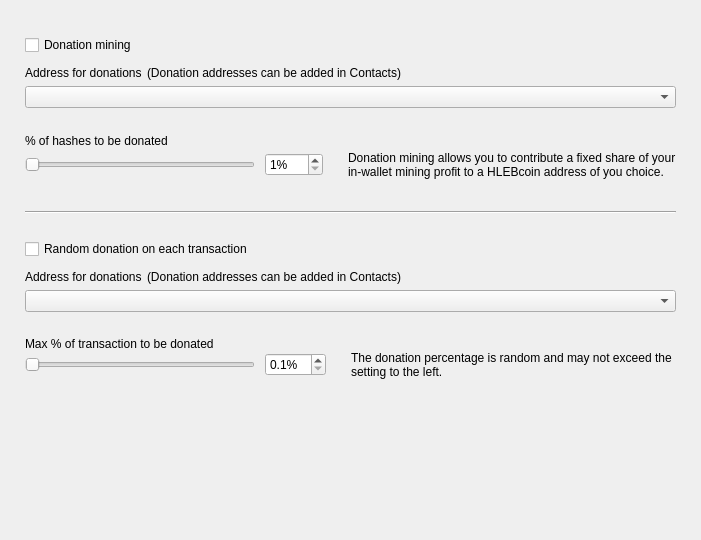
<?xml version="1.0" encoding="UTF-8"?>
<ui version="4.0">
 <class>DonationOptionsFrame</class>
 <widget class="QFrame" name="DonationOptionsFrame">
  <property name="geometry">
   <rect>
    <x>0</x>
    <y>0</y>
    <width>701</width>
    <height>540</height>
   </rect>
  </property>
  <property name="windowTitle">
   <string>Frame</string>
  </property>
  <property name="frameShape">
   <enum>QFrame::NoFrame</enum>
  </property>
  <property name="frameShadow">
   <enum>QFrame::Raised</enum>
  </property>
  <layout class="QVBoxLayout" name="verticalLayout">
   <property name="spacing">
    <number>10</number>
   </property>
   <property name="leftMargin">
    <number>25</number>
   </property>
   <property name="topMargin">
    <number>35</number>
   </property>
   <property name="rightMargin">
    <number>25</number>
   </property>
   <property name="bottomMargin">
    <number>0</number>
   </property>
   <item>
    <widget class="QCheckBox" name="m_enableDonationMiningCheck">
     <property name="text">
      <string>Donation mining</string>
     </property>
    </widget>
   </item>
   <item>
    <widget class="QFrame" name="m_donationMiningFrame">
     <property name="frameShape">
      <enum>QFrame::NoFrame</enum>
     </property>
     <property name="frameShadow">
      <enum>QFrame::Raised</enum>
     </property>
     <layout class="QGridLayout" name="gridLayout" columnstretch="1,0,0,1">
      <property name="leftMargin">
       <number>0</number>
      </property>
      <property name="topMargin">
       <number>0</number>
      </property>
      <property name="rightMargin">
       <number>0</number>
      </property>
      <property name="bottomMargin">
       <number>0</number>
      </property>
      <property name="horizontalSpacing">
       <number>10</number>
      </property>
      <property name="verticalSpacing">
       <number>0</number>
      </property>
      <item row="2" column="0" colspan="4">
       <widget class="QComboBox" name="m_donationMiningAddressCombo"/>
      </item>
      <item row="3" column="0" colspan="4">
       <spacer name="verticalSpacer_2">
        <property name="orientation">
         <enum>Qt::Vertical</enum>
        </property>
        <property name="sizeType">
         <enum>QSizePolicy::Fixed</enum>
        </property>
        <property name="sizeHint" stdset="0">
         <size>
          <width>20</width>
          <height>25</height>
         </size>
        </property>
       </spacer>
      </item>
      <item row="4" column="0" colspan="4">
       <widget class="WalletGui::WalletNormalBlackTextLabel" name="label_2">
        <property name="minimumSize">
         <size>
          <width>0</width>
          <height>16</height>
         </size>
        </property>
        <property name="text">
         <string>% of hashes to be donated</string>
        </property>
        <property name="indent">
         <number>0</number>
        </property>
       </widget>
      </item>
      <item row="5" column="1">
       <widget class="QSpinBox" name="m_donationMiningAmountSpin">
        <property name="suffix">
         <string>%</string>
        </property>
        <property name="minimum">
         <number>1</number>
        </property>
        <property name="maximum">
         <number>100</number>
        </property>
       </widget>
      </item>
      <item row="5" column="0">
       <widget class="QSlider" name="m_donationMiningAmountSlider">
        <property name="maximumSize">
         <size>
          <width>230</width>
          <height>16777215</height>
         </size>
        </property>
        <property name="minimum">
         <number>1</number>
        </property>
        <property name="maximum">
         <number>100</number>
        </property>
        <property name="orientation">
         <enum>Qt::Horizontal</enum>
        </property>
       </widget>
      </item>
      <item row="5" column="2">
       <spacer name="horizontalSpacer">
        <property name="orientation">
         <enum>Qt::Horizontal</enum>
        </property>
        <property name="sizeType">
         <enum>QSizePolicy::Fixed</enum>
        </property>
        <property name="sizeHint" stdset="0">
         <size>
          <width>5</width>
          <height>20</height>
         </size>
        </property>
       </spacer>
      </item>
      <item row="5" column="3" alignment="Qt::AlignVCenter">
       <widget class="WalletGui::WalletSmallGrayTextLabel" name="m_donationMiningCommentLabel">
        <property name="minimumSize">
         <size>
          <width>0</width>
          <height>32</height>
         </size>
        </property>
        <property name="text">
         <string>Donation mining allows you to contribute a fixed share of your in-wallet mining profit to a HLEBcoin address of you choice.</string>
        </property>
        <property name="wordWrap">
         <bool>true</bool>
        </property>
        <property name="indent">
         <number>0</number>
        </property>
       </widget>
      </item>
      <item row="1" column="0" colspan="4">
       <spacer name="verticalSpacer_6">
        <property name="orientation">
         <enum>Qt::Vertical</enum>
        </property>
        <property name="sizeType">
         <enum>QSizePolicy::Fixed</enum>
        </property>
        <property name="sizeHint" stdset="0">
         <size>
          <width>20</width>
          <height>5</height>
         </size>
        </property>
       </spacer>
      </item>
      <item row="0" column="0" colspan="4">
       <layout class="QHBoxLayout" name="horizontalLayout" stretch="0,1">
        <property name="spacing">
         <number>5</number>
        </property>
        <property name="leftMargin">
         <number>0</number>
        </property>
        <item>
         <widget class="WalletGui::WalletNormalBlackTextLabel" name="label">
          <property name="minimumSize">
           <size>
            <width>0</width>
            <height>16</height>
           </size>
          </property>
          <property name="text">
           <string>Address for donations</string>
          </property>
          <property name="indent">
           <number>0</number>
          </property>
         </widget>
        </item>
        <item>
         <widget class="WalletGui::WalletSmallGrayTextLabel" name="label_5">
          <property name="text">
           <string>(Donation addresses can be added in Contacts)</string>
          </property>
         </widget>
        </item>
       </layout>
      </item>
     </layout>
    </widget>
   </item>
   <item>
    <spacer name="verticalSpacer_3">
     <property name="orientation">
      <enum>Qt::Vertical</enum>
     </property>
     <property name="sizeType">
      <enum>QSizePolicy::Fixed</enum>
     </property>
     <property name="sizeHint" stdset="0">
      <size>
       <width>20</width>
       <height>20</height>
      </size>
     </property>
    </spacer>
   </item>
   <item>
    <widget class="Line" name="line">
     <property name="frameShadow">
      <enum>QFrame::Sunken</enum>
     </property>
     <property name="orientation">
      <enum>Qt::Horizontal</enum>
     </property>
    </widget>
   </item>
   <item>
    <spacer name="verticalSpacer_4">
     <property name="orientation">
      <enum>Qt::Vertical</enum>
     </property>
     <property name="sizeType">
      <enum>QSizePolicy::Fixed</enum>
     </property>
     <property name="sizeHint" stdset="0">
      <size>
       <width>20</width>
       <height>15</height>
      </size>
     </property>
    </spacer>
   </item>
   <item>
    <widget class="QCheckBox" name="m_enableDonationChangeCheck">
     <property name="text">
      <string>Random donation on each transaction</string>
     </property>
    </widget>
   </item>
   <item>
    <widget class="QFrame" name="m_donationChangeFrame">
     <property name="frameShape">
      <enum>QFrame::NoFrame</enum>
     </property>
     <property name="frameShadow">
      <enum>QFrame::Raised</enum>
     </property>
     <layout class="QGridLayout" name="gridLayout_2" columnstretch="1,0,0,1">
      <property name="leftMargin">
       <number>0</number>
      </property>
      <property name="topMargin">
       <number>0</number>
      </property>
      <property name="rightMargin">
       <number>0</number>
      </property>
      <property name="bottomMargin">
       <number>0</number>
      </property>
      <property name="horizontalSpacing">
       <number>10</number>
      </property>
      <property name="verticalSpacing">
       <number>0</number>
      </property>
      <item row="3" column="0" colspan="4">
       <spacer name="verticalSpacer_5">
        <property name="orientation">
         <enum>Qt::Vertical</enum>
        </property>
        <property name="sizeType">
         <enum>QSizePolicy::Fixed</enum>
        </property>
        <property name="sizeHint" stdset="0">
         <size>
          <width>20</width>
          <height>25</height>
         </size>
        </property>
       </spacer>
      </item>
      <item row="4" column="0" colspan="4">
       <widget class="WalletGui::WalletNormalBlackTextLabel" name="label_3">
        <property name="text">
         <string>Max % of transaction to be donated</string>
        </property>
        <property name="indent">
         <number>0</number>
        </property>
       </widget>
      </item>
      <item row="5" column="0">
       <widget class="QSlider" name="m_donationChangeAmountSlider">
        <property name="maximumSize">
         <size>
          <width>230</width>
          <height>16777215</height>
         </size>
        </property>
        <property name="minimum">
         <number>1</number>
        </property>
        <property name="maximum">
         <number>100</number>
        </property>
        <property name="orientation">
         <enum>Qt::Horizontal</enum>
        </property>
       </widget>
      </item>
      <item row="2" column="0" colspan="4">
       <widget class="QComboBox" name="m_donationChangeAddressCombo"/>
      </item>
      <item row="5" column="3" alignment="Qt::AlignVCenter">
       <widget class="WalletGui::WalletSmallGrayTextLabel" name="m_donationChangeCommentLabel">
        <property name="text">
         <string>The donation percentage is random and may not exceed the setting to the left.</string>
        </property>
        <property name="wordWrap">
         <bool>true</bool>
        </property>
        <property name="indent">
         <number>0</number>
        </property>
       </widget>
      </item>
      <item row="5" column="1">
       <widget class="QDoubleSpinBox" name="m_donationChangeAmountSpin">
        <property name="suffix">
         <string>%</string>
        </property>
        <property name="decimals">
         <number>1</number>
        </property>
        <property name="minimum">
         <double>0.100000000000000</double>
        </property>
        <property name="maximum">
         <double>10.000000000000000</double>
        </property>
        <property name="singleStep">
         <double>0.100000000000000</double>
        </property>
       </widget>
      </item>
      <item row="5" column="2">
       <spacer name="horizontalSpacer_2">
        <property name="orientation">
         <enum>Qt::Horizontal</enum>
        </property>
        <property name="sizeType">
         <enum>QSizePolicy::Fixed</enum>
        </property>
        <property name="sizeHint" stdset="0">
         <size>
          <width>5</width>
          <height>20</height>
         </size>
        </property>
       </spacer>
      </item>
      <item row="1" column="0" colspan="4">
       <spacer name="verticalSpacer_7">
        <property name="orientation">
         <enum>Qt::Vertical</enum>
        </property>
        <property name="sizeType">
         <enum>QSizePolicy::Fixed</enum>
        </property>
        <property name="sizeHint" stdset="0">
         <size>
          <width>20</width>
          <height>5</height>
         </size>
        </property>
       </spacer>
      </item>
      <item row="0" column="0" colspan="4">
       <layout class="QHBoxLayout" name="horizontalLayout_2" stretch="0,1">
        <property name="spacing">
         <number>5</number>
        </property>
        <property name="leftMargin">
         <number>0</number>
        </property>
        <item>
         <widget class="WalletGui::WalletNormalBlackTextLabel" name="label_4">
          <property name="minimumSize">
           <size>
            <width>0</width>
            <height>16</height>
           </size>
          </property>
          <property name="text">
           <string>Address for donations</string>
          </property>
          <property name="indent">
           <number>0</number>
          </property>
         </widget>
        </item>
        <item>
         <widget class="WalletGui::WalletSmallGrayTextLabel" name="label_6">
          <property name="text">
           <string>(Donation addresses can be added in Contacts)</string>
          </property>
         </widget>
        </item>
       </layout>
      </item>
     </layout>
    </widget>
   </item>
   <item>
    <spacer name="verticalSpacer">
     <property name="orientation">
      <enum>Qt::Vertical</enum>
     </property>
     <property name="sizeType">
      <enum>QSizePolicy::Expanding</enum>
     </property>
     <property name="sizeHint" stdset="0">
      <size>
       <width>20</width>
       <height>10</height>
      </size>
     </property>
    </spacer>
   </item>
  </layout>
 </widget>
 <customwidgets>
  <customwidget>
   <class>WalletGui::WalletSmallGrayTextLabel</class>
   <extends>QLabel</extends>
   <header>Gui/Common/WalletTextLabel.h</header>
  </customwidget>
  <customwidget>
   <class>WalletGui::WalletNormalBlackTextLabel</class>
   <extends>QLabel</extends>
   <header>Gui/Common/WalletTextLabel.h</header>
  </customwidget>
 </customwidgets>
 <resources/>
 <connections>
  <connection>
   <sender>m_enableDonationMiningCheck</sender>
   <signal>toggled(bool)</signal>
   <receiver>m_donationMiningFrame</receiver>
   <slot>setEnabled(bool)</slot>
   <hints>
    <hint type="sourcelabel">
     <x>353</x>
     <y>41</y>
    </hint>
    <hint type="destinationlabel">
     <x>350</x>
     <y>115</y>
    </hint>
   </hints>
  </connection>
  <connection>
   <sender>m_donationMiningAmountSlider</sender>
   <signal>valueChanged(int)</signal>
   <receiver>DonationOptionsFrame</receiver>
   <slot>donationMiningAmountChanged(int)</slot>
   <hints>
    <hint type="sourcelabel">
     <x>187</x>
     <y>155</y>
    </hint>
    <hint type="destinationlabel">
     <x>350</x>
     <y>269</y>
    </hint>
   </hints>
  </connection>
  <connection>
   <sender>m_donationMiningAmountSpin</sender>
   <signal>valueChanged(int)</signal>
   <receiver>DonationOptionsFrame</receiver>
   <slot>donationMiningAmountChanged(int)</slot>
   <hints>
    <hint type="sourcelabel">
     <x>391</x>
     <y>155</y>
    </hint>
    <hint type="destinationlabel">
     <x>350</x>
     <y>269</y>
    </hint>
   </hints>
  </connection>
  <connection>
   <sender>m_enableDonationChangeCheck</sender>
   <signal>toggled(bool)</signal>
   <receiver>m_donationChangeFrame</receiver>
   <slot>setEnabled(bool)</slot>
   <hints>
    <hint type="sourcelabel">
     <x>353</x>
     <y>237</y>
    </hint>
    <hint type="destinationlabel">
     <x>350</x>
     <y>328</y>
    </hint>
   </hints>
  </connection>
  <connection>
   <sender>m_donationChangeAmountSlider</sender>
   <signal>valueChanged(int)</signal>
   <receiver>DonationOptionsFrame</receiver>
   <slot>donationChangeAmountChanged(int)</slot>
   <hints>
    <hint type="sourcelabel">
     <x>187</x>
     <y>385</y>
    </hint>
    <hint type="destinationlabel">
     <x>350</x>
     <y>269</y>
    </hint>
   </hints>
  </connection>
  <connection>
   <sender>m_donationChangeAmountSpin</sender>
   <signal>valueChanged(double)</signal>
   <receiver>DonationOptionsFrame</receiver>
   <slot>donationChangeAmountChanged(double)</slot>
   <hints>
    <hint type="sourcelabel">
     <x>433</x>
     <y>353</y>
    </hint>
    <hint type="destinationlabel">
     <x>350</x>
     <y>269</y>
    </hint>
   </hints>
  </connection>
 </connections>
 <slots>
  <slot>donationMiningAmountChanged(int)</slot>
  <slot>donationChangeAmountChanged(int)</slot>
  <slot>donationChangeAmountChanged(double)</slot>
 </slots>
</ui>
